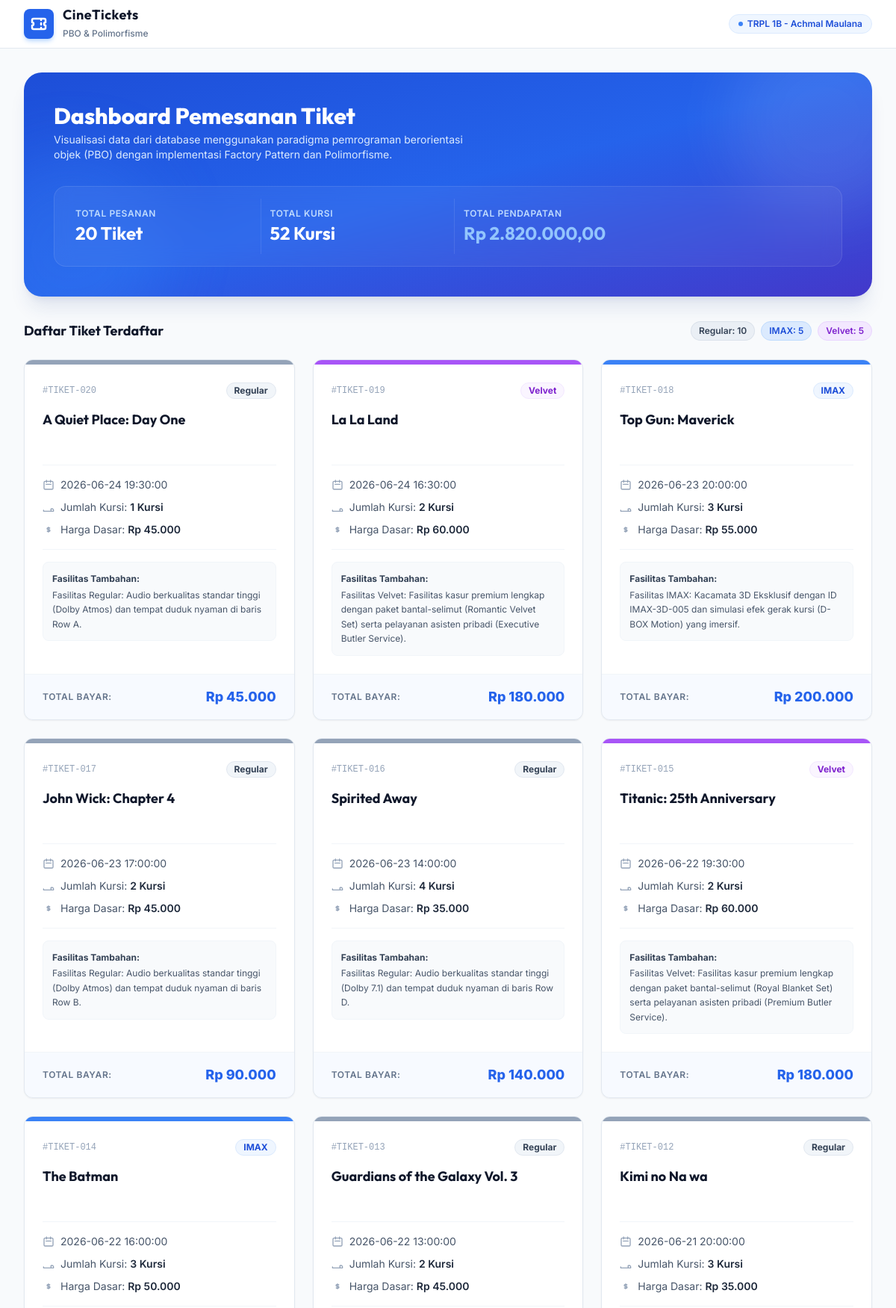
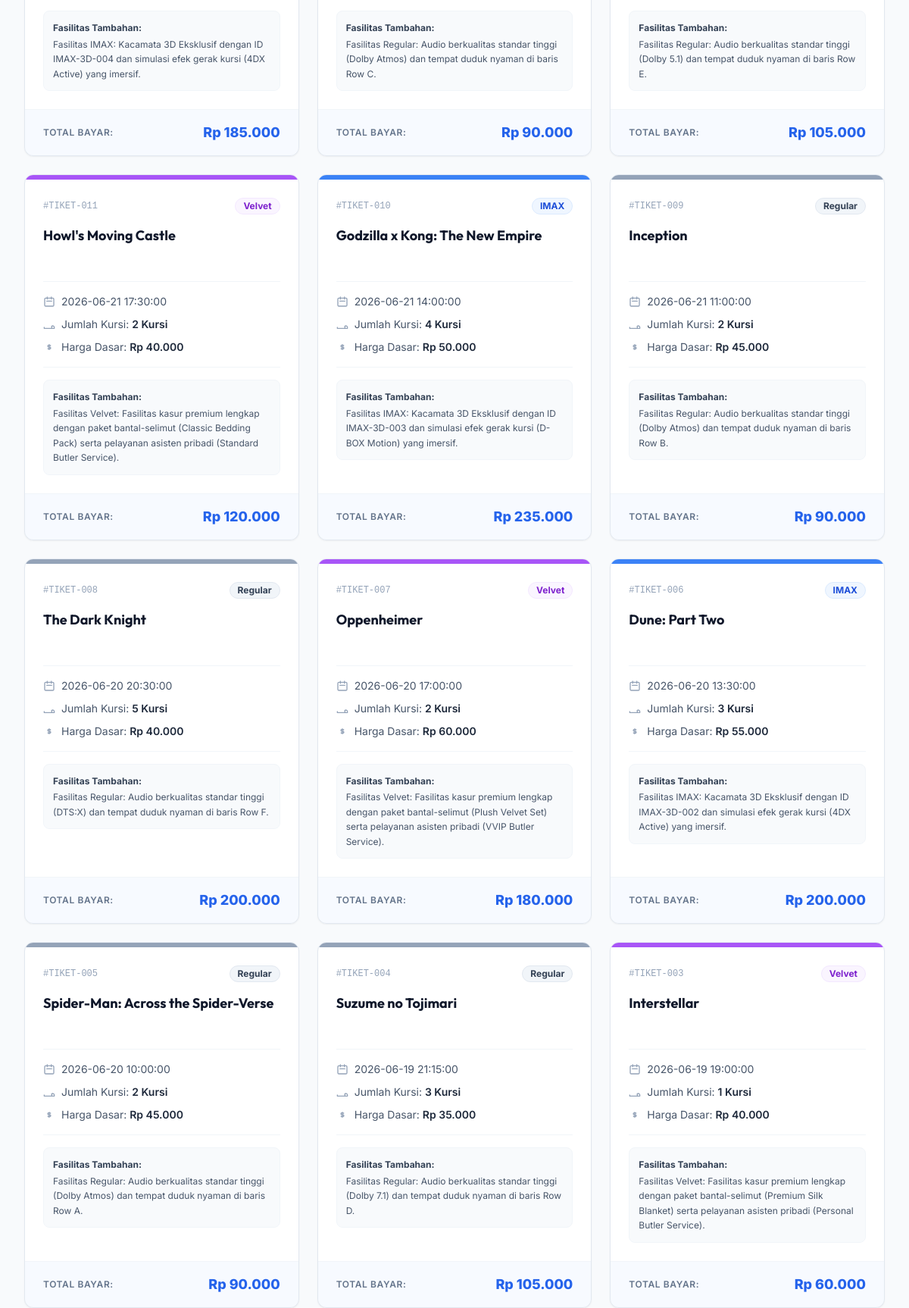
The page / (upper part) on the database its author committed (2 pictures, top to bottom).
### tables this page shows
CREATE TABLE IF NOT EXISTS tabel_tiket (
    id_tiket INT AUTO_INCREMENT PRIMARY KEY,
    nama_film VARCHAR(255) NOT NULL,
    jadwal_tayang VARCHAR(100) NOT NULL,
    jumlah_kursi INT NOT NULL DEFAULT 0,
    harga_dasar_tiket DECIMAL(12, 2) NOT NULL DEFAULT 0.00,
    jenis_studio ENUM('Regular', 'IMAX', 'Velvet') NOT NULL,
    
     
    tipe_audio VARCHAR(50) DEFAULT NULL,
    lokasi_baris VARCHAR(20) DEFAULT NULL,
    
     
    kacamata_3d_id VARCHAR(50) DEFAULT NULL,
    efek_gerak_fitur VARCHAR(100) DEFAULT NULL,
    
     
    bantal_selimut_pack VARCHAR(100) DEFAULT NULL,
    layanan_butler VARCHAR(100) DEFAULT NULL,
    
    created_at TIMESTAMP DEFAULT CURRENT_TIMESTAMP
);

### Tiket.php (called while the page is built, shortened)
<?php
abstract class Tiket {
    protected ?int $id_tiket;
    protected string $nama_film;
    protected string $jadwal_tayang;
    protected int $jumlah_kursi;
    protected float $hargaDasarTiket;
    public function __construct(array $data) {
        $this->id_tiket        = isset($data['id_tiket']) ? (int)$data['id_tiket'] : null;
        $this->nama_film       = $data['nama_film'] ?? '';
        $this->jadwal_tayang   = $data['jadwal_tayang'] ?? '';
        $this->jumlah_kursi    = isset($data['jumlah_kursi']) ? (int)$data['jumlah_kursi'] : 0;
        $this->hargaDasarTiket = isset($data['hargaDasarTiket'])
            ? (float)$data['hargaDasarTiket']
            : (isset($data['harga_dasar_tiket']) ? (float)$data['harga_dasar_tiket'] : 0.0);
    }
    public function getIdTiket(): ?int {
        return $this->id_tiket;
    }
    public function getNamaFilm(): string {
        return $this->nama_film;
    }
    public function getJadwalTayang(): string {
        return $this->jadwal_tayang;
    }
    public function getJumlahKursi(): int {
        return $this->jumlah_kursi;
    }
    public function getHargaDasarTiket(): float {
        return $this->hargaDasarTiket;
    }
}

### TiketRegular.php (called while the page is built, shortened)
<?php
require_once __DIR__ . '/Tiket.php';
class TiketRegular extends Tiket {
    private string $tipeAudio;
    private string $lokasiBaris;
    public function __construct(array $data) {
        $this->tipeAudio   = $data['tipeAudio'] ?? $data['tipe_audio'] ?? 'Dolby Atmos';
        $this->lokasiBaris = $data['lokasiBaris'] ?? $data['lokasi_baris'] ?? 'Row C';
    }
    public function hitungTotalHarga(): float {
        return $this->getJumlahKursi() * $this->getHargaDasarTiket();
    }
    public function tampilkanInfoFasilitas(): string {
        return "Fasilitas Regular: Audio berkualitas standar tinggi (" . $this->tipeAudio . ") dan tempat duduk nyaman di baris " . $this->lokasiBaris . ".";
    }
}

### TiketVelvet.php (called while the page is built, shortened)
<?php
require_once __DIR__ . '/Tiket.php';
class TiketVelvet extends Tiket {
    private string $bantalSelimutPack;
    private string $layananButler;
    public function __construct(array $data) {
        $this->bantalSelimutPack = $data['bantalSelimutPack'] ?? $data['bantal_selimut_pack'] ?? 'Premium Bedding Set';
        $this->layananButler     = $data['layananButler'] ?? $data['layanan_butler'] ?? 'On-Demand Service';
    }
    public function hitungTotalHarga(): float {
        $totalHargaDasar = $this->getJumlahKursi() * $this->getHargaDasarTiket();
        return $totalHargaDasar * 1.50;
    }
    public function tampilkanInfoFasilitas(): string {
        return "Fasilitas Velvet: Fasilitas kasur premium lengkap dengan paket bantal-selimut (" . $this->bantalSelimutPack . ") serta pelayanan asisten pribadi (" . $this->layananButler . ").";
    }
}

### TiketIMAX.php (called while the page is built, shortened)
<?php
require_once __DIR__ . '/Tiket.php';
class TiketIMAX extends Tiket {
    private string $kacamata3dId;
    private string $efekGerakFitur;
    public function __construct(array $data) {
        $this->kacamata3dId   = $data['kacamata3dId'] ?? $data['kacamata_3d_id'] ?? 'IMAX-3D-001';
        $this->efekGerakFitur = $data['efekGerakFitur'] ?? $data['efek_gerak_fitur'] ?? 'Standard Motion';
    }
    public function hitungTotalHarga(): float {
        $totalHargaDasar = $this->getJumlahKursi() * $this->getHargaDasarTiket();
        $surcharge = 35000.00;
        return $totalHargaDasar + $surcharge;
    }
    public function tampilkanInfoFasilitas(): string {
        return "Fasilitas IMAX: Kacamata 3D Eksklusif dengan ID " . $this->kacamata3dId . " dan simulasi efek gerak kursi (" . $this->efekGerakFitur . ") yang imersif.";
    }
}

### index.php (the view, shortened to what this page needs)
<?php
require_once __DIR__ . '/Tiket.php';
require_once __DIR__ . '/TiketRegular.php';
require_once __DIR__ . '/TiketIMAX.php';
require_once __DIR__ . '/TiketVelvet.php';
$tiketObjects = [];
$totalSeats = 0;
$totalRevenue = 0.0;
$counts = ['Regular' => 0, 'IMAX' => 0, 'Velvet' => 0];
try {
    $database = new Database();
    $db = $database->getConnection();
    if ($db) {
        $query = "SELECT * FROM tabel_tiket ORDER BY id_tiket DESC";
        $stmt = $db->query($query);
        while ($row = $stmt->fetch()) {
            $tiketObj = null;
            switch ($row['jenis_studio']) {
                case 'Regular':
                    $tiketObj = new TiketRegular($row);
                    break;
                case 'IMAX':
                    $tiketObj = new TiketIMAX($row);
                    break;
                case 'Velvet':
                    $tiketObj = new TiketVelvet($row);
                    break;
            }
            if ($tiketObj) {
                $tiketObjects[] = $tiketObj;
                $totalSeats += $tiketObj->getJumlahKursi();
                $totalRevenue += $tiketObj->hitungTotalHarga();
                $counts[$row['jenis_studio']]++;
            }
        }
    } else {
        $errorMsg = "Koneksi database gagal diinisialisasi.";
    }
} catch (Exception $e) {
    $errorMsg = "Terjadi Kesalahan: " . $e->getMessage();
}
?>
<!DOCTYPE html>
<html lang="id" class="scroll-smooth">
<head>
    <script src="https://cdn.tailwindcss.com"></script>
</head>
<body class="bg-slate-50 min-h-screen text-slate-800 antialiased pb-16">
    <header class="bg-white border-b border-slate-200 sticky top-0 z-50 backdrop-blur-md bg-white/95">
        <div class="max-w-7xl mx-auto px-4 sm:px-6 lg:px-8 h-16 flex items-center justify-between">
            <div class="flex items-center space-x-3">
                <div class="bg-blue-600 text-white p-2 rounded-lg shadow-md shadow-blue-200">
                    <svg xmlns="http://www.w3.org/2000/svg" class="h-6 w-6" fill="none" viewBox="0 0 24 24" stroke="currentColor">
                        <path stroke-linecap="round" stroke-linejoin="round" stroke-width="2.5" d="M15 5v2m0 4v2m0 4v2M5 5a2 2 0 00-2 2v3a2 2 0 110 4v3a2 2 0 002 2h14a2 2 0 002-2v-3a2 2 0 110-4V7a2 2 0 00-2-2H5z" />
                    </svg>
                </div>
                <div>
                    <h1 class="text-lg font-bold font-display tracking-wide text-slate-900 leading-tight">CineTickets</h1>
                    <span class="text-xs text-slate-500 font-medium">PBO & Polimorfisme</span>
                </div>
            </div>
            <div class="flex items-center space-x-4">
                <span class="inline-flex items-center px-3 py-1 rounded-full text-xs font-semibold bg-blue-50 text-blue-700 border border-blue-100">
                    <span class="w-1.5 h-1.5 bg-blue-500 rounded-full mr-1.5 animate-pulse"></span>
                    TRPL 1B - Achmal Maulana
                </span>
            </div>
        </div>
    </header>
    <main class="max-w-7xl mx-auto px-4 sm:px-6 lg:px-8 mt-8">
        <div class="bg-gradient-to-br from-blue-700 via-blue-600 to-indigo-700 rounded-3xl text-white shadow-xl shadow-blue-900/10 mb-8 overflow-hidden relative">
            <div class="absolute -right-16 -top-16 w-64 h-64 bg-white/10 rounded-full blur-2xl pointer-events-none"></div>
            <div class="absolute -left-16 -bottom-16 w-64 h-64 bg-blue-500/30 rounded-full blur-2xl pointer-events-none"></div>
            <div class="px-6 py-8 md:p-10 relative z-10">
                <div class="md:flex md:items-center md:justify-between mb-8">
                    <div>
                        <h2 class="text-2xl md:text-3xl font-extrabold font-display leading-tight">Dashboard Pemesanan Tiket</h2>
                        <p class="text-blue-100 text-sm mt-1 max-w-xl">
                            Visualisasi data dari database menggunakan paradigma pemrograman berorientasi objek (PBO) dengan implementasi Factory Pattern dan Polimorfisme.
                        </p>
                    </div>
                </div>
                <div class="grid grid-cols-2 md:grid-cols-4 gap-4 bg-white/5 backdrop-blur-md p-4 rounded-2xl border border-white/10">
                    <div class="p-3">
                        <p class="text-xs text-blue-200 font-semibold uppercase tracking-wider">Total Pesanan</p>
                        <h3 class="text-2xl font-bold font-display mt-0.5"><?= count($tiketObjects); ?> Tiket</h3>
                    </div>
                    <div class="p-3 border-l border-white/10">
                        <p class="text-xs text-blue-200 font-semibold uppercase tracking-wider">Total Kursi</p>
                        <h3 class="text-2xl font-bold font-display mt-0.5"><?= $totalSeats; ?> Kursi</h3>
                    </div>
                    <div class="p-3 border-l border-white/10 col-span-2 md:col-span-2">
                        <p class="text-xs text-blue-200 font-semibold uppercase tracking-wider">Total Pendapatan</p>
                        <h3 class="text-2xl font-bold font-display mt-0.5 text-blue-300">Rp <?= number_format($totalRevenue, 2, ',', '.'); ?></h3>
                    </div>
                </div>
            </div>
        </div>
        <div class="flex items-center justify-between mb-6">
            <h3 class="text-lg font-bold font-display text-slate-900">Daftar Tiket Terdaftar</h3>
            <div class="flex space-x-2 text-xs font-semibold">
                <span class="px-2.5 py-1 bg-slate-200/60 text-slate-700 rounded-full border border-slate-300/50">Regular: <?= $counts['Regular']; ?></span>
                <span class="px-2.5 py-1 bg-blue-100 text-blue-700 rounded-full border border-blue-200">IMAX: <?= $counts['IMAX']; ?></span>
                <span class="px-2.5 py-1 bg-purple-100 text-purple-700 rounded-full border border-purple-200">Velvet: <?= $counts['Velvet']; ?></span>
            </div>
        </div>
        <?php if (!empty($tiketObjects)): ?>
            <div class="grid grid-cols-1 md:grid-cols-2 lg:grid-cols-3 gap-6">
                <?php foreach ($tiketObjects as $tiket): ?>
                    <?php
                        $studioType = '';
                        $badgeStyle = '';
                        if ($tiket instanceof TiketRegular) {
                            $studioType = 'Regular';
                            $badgeStyle = 'bg-slate-100 text-slate-700 border-slate-200';
                        } elseif ($tiket instanceof TiketIMAX) {
                            $studioType = 'IMAX';
                            $badgeStyle = 'bg-blue-50 text-blue-700 border-blue-100';
                        } elseif ($tiket instanceof TiketVelvet) {
                            $studioType = 'Velvet';
                            $badgeStyle = 'bg-purple-50 text-purple-700 border-purple-100';
                        }
                    ?>
                    <div class="bg-white rounded-xl border border-slate-200 shadow-sm hover:shadow-md transition-all duration-300 flex flex-col justify-between overflow-hidden group">
                        <div class="h-1.5 w-full <?= ($studioType === 'Velvet') ? 'bg-purple-500' : (($studioType === 'IMAX') ? 'bg-blue-500' : 'bg-slate-400'); ?>"></div>
                        <div class="p-6 flex-grow">
                            <div class="flex items-center justify-between mb-4">
                                <span class="text-xs font-mono text-slate-400">#TIKET-<?= str_pad($tiket->getIdTiket() ?? 0, 3, '0', STR_PAD_LEFT); ?></span>
                                <span class="inline-flex items-center px-2.5 py-0.5 rounded-full text-xs font-bold border <?= $badgeStyle; ?>">
                                    <?= $studioType; ?>
                                </span>
                            </div>
                            <h4 class="text-lg font-bold text-slate-900 group-hover:text-blue-600 transition-colors duration-200 font-display line-clamp-2 min-h-[3.5rem] leading-snug">
                                <?= htmlspecialchars($tiket->getNamaFilm()); ?>
                            </h4>
                            <div class="mt-4 space-y-2.5 border-t border-b border-slate-100 py-4 text-sm">
                                <div class="flex items-center text-slate-600">
                                    <svg xmlns="http://www.w3.org/2000/svg" class="h-4 w-4 mr-2 text-slate-400" fill="none" viewBox="0 0 24 24" stroke="currentColor">
                                        <path stroke-linecap="round" stroke-linejoin="round" stroke-width="2" d="M8 7V3m8 4V3m-9 8h10M5 21h14a2 2 0 002-2V7a2 2 0 00-2-2H5a2 2 0 00-2 2v12a2 2 0 002 2z" />
                                    </svg>
                                    <span><?= htmlspecialchars($tiket->getJadwalTayang()); ?></span>
                                </div>
                                <div class="flex items-center text-slate-600">
                                    <span>Jumlah Kursi: <strong class="text-slate-800 font-semibold"><?= $tiket->getJumlahKursi(); ?> Kursi</strong></span>
                                </div>
                                <div class="flex items-center text-slate-600">
                                    <span>Harga Dasar: <strong class="text-slate-800 font-semibold">Rp <?= number_format($tiket->getHargaDasarTiket(), 0, ',', '.'); ?></strong></span>
                                </div>
                            </div>
                            <div class="mt-4 bg-slate-50 border border-slate-100 rounded-lg p-3 text-xs leading-relaxed text-slate-600">
                                <span class="font-bold text-slate-700 block mb-0.5">Fasilitas Tambahan:</span>
                                <?= htmlspecialchars($tiket->tampilkanInfoFasilitas()); ?>
                            </div>
                        </div>
                        <div class="bg-blue-50/50 px-6 py-4 border-t border-slate-100 flex items-center justify-between">
                            <span class="text-xs font-semibold text-slate-500 uppercase tracking-wider">Total Bayar:</span>
                            <span class="text-lg font-extrabold text-blue-600">
                                Rp <?= number_format($tiket->hitungTotalHarga(), 0, ',', '.'); ?>
                            </span>
                        </div>
                    </div>
                <?php endforeach; ?>
            </div>
        <?php endif; ?>
    </main>
</body>
</html>

### index.php (style rules this page uses)
body { font-family: 'Inter', sans-serif; }
.font-display { font-family: 'Outfit', sans-serif; }

### rows shown on the page
tabel_tiket: id_tiket "020", studioType "Regular", nama_film "A Quiet Place: Day One", jadwal_tayang "2026-06-24 19:30:00", jumlah_kursi "1", harga_dasar_tiket "45.000", $tiket->tampilkanInfoFasilitas() "Fasilitas Regular: Audio berkualitas standar tinggi (Dolby Atmos) dan tempat duduk nyaman di baris Row A.", $tiket->hitungTotalHarga() "45.000"
tabel_tiket: id_tiket "019", studioType "Velvet", nama_film "La La Land", jadwal_tayang "2026-06-24 16:30:00", jumlah_kursi "2", harga_dasar_tiket "60.000", $tiket->tampilkanInfoFasilitas() "Fasilitas Velvet: Fasilitas kasur premium lengkap dengan paket bantal-selimut (Romantic Velvet Set) serta pelayanan asisten pribadi (Executive Butler Service).", $tiket->hitungTotalHarga() "180.000"
tabel_tiket: id_tiket "018", studioType "IMAX", nama_film "Top Gun: Maverick", jadwal_tayang "2026-06-23 20:00:00", jumlah_kursi "3", harga_dasar_tiket "55.000", $tiket->tampilkanInfoFasilitas() "Fasilitas IMAX: Kacamata 3D Eksklusif dengan ID IMAX-3D-005 dan simulasi efek gerak kursi (D-BOX Motion) yang imersif.", $tiket->hitungTotalHarga() "200.000"
tabel_tiket: id_tiket "017", studioType "Regular", nama_film "John Wick: Chapter 4", jadwal_tayang "2026-06-23 17:00:00", jumlah_kursi "2", harga_dasar_tiket "45.000", $tiket->tampilkanInfoFasilitas() "Fasilitas Regular: Audio berkualitas standar tinggi (Dolby Atmos) dan tempat duduk nyaman di baris Row B.", $tiket->hitungTotalHarga() "90.000"
tabel_tiket: id_tiket "016", studioType "Regular", nama_film "Spirited Away", jadwal_tayang "2026-06-23 14:00:00", jumlah_kursi "4", harga_dasar_tiket "35.000", $tiket->tampilkanInfoFasilitas() "Fasilitas Regular: Audio berkualitas standar tinggi (Dolby 7.1) dan tempat duduk nyaman di baris Row D.", $tiket->hitungTotalHarga() "140.000"
tabel_tiket: id_tiket "015", studioType "Velvet", nama_film "Titanic: 25th Anniversary", jadwal_tayang "2026-06-22 19:30:00", jumlah_kursi "2", harga_dasar_tiket "60.000", $tiket->tampilkanInfoFasilitas() "Fasilitas Velvet: Fasilitas kasur premium lengkap dengan paket bantal-selimut (Royal Blanket Set) serta pelayanan asisten pribadi (Premium Butler Service).", $tiket->hitungTotalHarga() "180.000"
tabel_tiket: id_tiket "014", studioType "IMAX", nama_film "The Batman", jadwal_tayang "2026-06-22 16:00:00", jumlah_kursi "3", harga_dasar_tiket "50.000", $tiket->tampilkanInfoFasilitas() "Fasilitas IMAX: Kacamata 3D Eksklusif dengan ID IMAX-3D-004 dan simulasi efek gerak kursi (4DX Active) yang imersif.", $tiket->hitungTotalHarga() "185.000"
tabel_tiket: id_tiket "013", studioType "Regular", nama_film "Guardians of the Galaxy Vol. 3", jadwal_tayang "2026-06-22 13:00:00", jumlah_kursi "2", harga_dasar_tiket "45.000", $tiket->tampilkanInfoFasilitas() "Fasilitas Regular: Audio berkualitas standar tinggi (Dolby Atmos) dan tempat duduk nyaman di baris Row C.", $tiket->hitungTotalHarga() "90.000"
tabel_tiket: id_tiket "012", studioType "Regular", nama_film "Kimi no Na wa", jadwal_tayang "2026-06-21 20:00:00", jumlah_kursi "3", harga_dasar_tiket "35.000", $tiket->tampilkanInfoFasilitas() "Fasilitas Regular: Audio berkualitas standar tinggi (Dolby 5.1) dan tempat duduk nyaman di baris Row E.", $tiket->hitungTotalHarga() "105.000"
tabel_tiket: id_tiket "011", studioType "Velvet", nama_film "Howl's Moving Castle", jadwal_tayang "2026-06-21 17:30:00", jumlah_kursi "2", harga_dasar_tiket "40.000", $tiket->tampilkanInfoFasilitas() "Fasilitas Velvet: Fasilitas kasur premium lengkap dengan paket bantal-selimut (Classic Bedding Pack) serta pelayanan asisten pribadi (Standard Butler Service).", $tiket->hitungTotalHarga() "120.000"
tabel_tiket: id_tiket "010", studioType "IMAX", nama_film "Godzilla x Kong: The New Empire", jadwal_tayang "2026-06-21 14:00:00", jumlah_kursi "4", harga_dasar_tiket "50.000", $tiket->tampilkanInfoFasilitas() "Fasilitas IMAX: Kacamata 3D Eksklusif dengan ID IMAX-3D-003 dan simulasi efek gerak kursi (D-BOX Motion) yang imersif.", $tiket->hitungTotalHarga() "235.000"
tabel_tiket: id_tiket "009", studioType "Regular", nama_film "Inception", jadwal_tayang "2026-06-21 11:00:00", jumlah_kursi "2", harga_dasar_tiket "45.000", $tiket->tampilkanInfoFasilitas() "Fasilitas Regular: Audio berkualitas standar tinggi (Dolby Atmos) dan tempat duduk nyaman di baris Row B.", $tiket->hitungTotalHarga() "90.000"
tabel_tiket: id_tiket "008", studioType "Regular", nama_film "The Dark Knight", jadwal_tayang "2026-06-20 20:30:00", jumlah_kursi "5", harga_dasar_tiket "40.000", $tiket->tampilkanInfoFasilitas() "Fasilitas Regular: Audio berkualitas standar tinggi (DTS:X) dan tempat duduk nyaman di baris Row F.", $tiket->hitungTotalHarga() "200.000"
tabel_tiket: id_tiket "007", studioType "Velvet", nama_film "Oppenheimer", jadwal_tayang "2026-06-20 17:00:00", jumlah_kursi "2", harga_dasar_tiket "60.000", $tiket->tampilkanInfoFasilitas() "Fasilitas Velvet: Fasilitas kasur premium lengkap dengan paket bantal-selimut (Plush Velvet Set) serta pelayanan asisten pribadi (VVIP Butler Service).", $tiket->hitungTotalHarga() "180.000"
tabel_tiket: id_tiket "006", studioType "IMAX", nama_film "Dune: Part Two", jadwal_tayang "2026-06-20 13:30:00", jumlah_kursi "3", harga_dasar_tiket "55.000", $tiket->tampilkanInfoFasilitas() "Fasilitas IMAX: Kacamata 3D Eksklusif dengan ID IMAX-3D-002 dan simulasi efek gerak kursi (4DX Active) yang imersif.", $tiket->hitungTotalHarga() "200.000"
tabel_tiket: id_tiket "005", studioType "Regular", nama_film "Spider-Man: Across the Spider-Verse", jadwal_tayang "2026-06-20 10:00:00", jumlah_kursi "2", harga_dasar_tiket "45.000", $tiket->tampilkanInfoFasilitas() "Fasilitas Regular: Audio berkualitas standar tinggi (Dolby Atmos) dan tempat duduk nyaman di baris Row A.", $tiket->hitungTotalHarga() "90.000"
tabel_tiket: id_tiket "004", studioType "Regular", nama_film "Suzume no Tojimari", jadwal_tayang "2026-06-19 21:15:00", jumlah_kursi "3", harga_dasar_tiket "35.000", $tiket->tampilkanInfoFasilitas() "Fasilitas Regular: Audio berkualitas standar tinggi (Dolby 7.1) dan tempat duduk nyaman di baris Row D.", $tiket->hitungTotalHarga() "105.000"
tabel_tiket: id_tiket "003", studioType "Velvet", nama_film "Interstellar", jadwal_tayang "2026-06-19 19:00:00", jumlah_kursi "1", harga_dasar_tiket "40.000", $tiket->tampilkanInfoFasilitas() "Fasilitas Velvet: Fasilitas kasur premium lengkap dengan paket bantal-selimut (Premium Silk Blanket) serta pelayanan asisten pribadi (Personal Butler Service).", $tiket->hitungTotalHarga() "60.000"

### other values the page prints
count($tiketObjects) "20"
$totalSeats "52"
$totalRevenue "2.820.000,00"
$counts['Regular'] "10"
$counts['IMAX'] "5"
$counts['Velvet'] "5"
